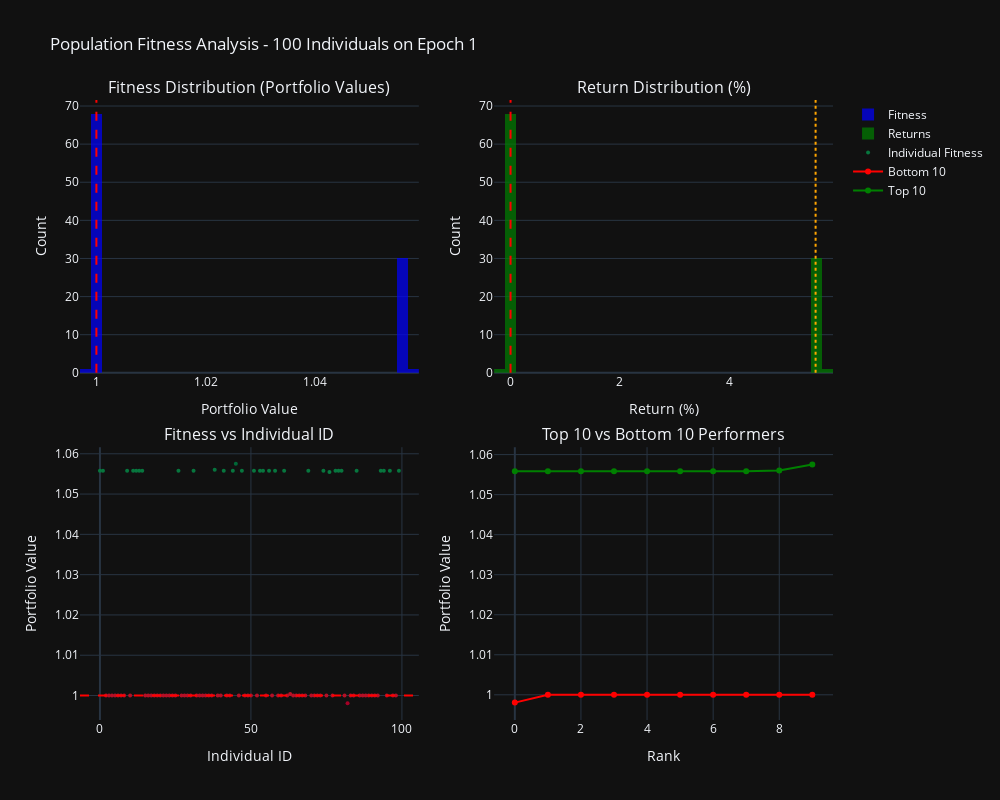

This figure's notebook cell:
### Markdown cell above
## 5. Fitness Distribution Analysis

### Code cell
# Create fitness distribution visualization
fig = make_subplots(
    rows=2, cols=2,
    subplot_titles=[
        'Fitness Distribution (Portfolio Values)',
        'Return Distribution (%)',
        'Fitness vs Individual ID',
        'Top 10 vs Bottom 10 Performers'
    ],
    vertical_spacing=0.12,
    horizontal_spacing=0.1
)

# 1. Fitness histogram
fig.add_trace(
    go.Histogram(
        x=fitness_scores,
        nbinsx=30,
        name='Fitness',
        marker_color='blue',
        opacity=0.7
    ),
    row=1, col=1
)

# Add vertical line at 1.0 (break-even)
fig.add_vline(x=1.0, line_dash="dash", line_color="red", row=1, col=1)

# 2. Returns histogram
fig.add_trace(
    go.Histogram(
        x=returns,
        nbinsx=30,
        name='Returns',
        marker_color='green',
        opacity=0.7
    ),
    row=1, col=2
)

# Add vertical lines at 0% and buy-hold return
fig.add_vline(x=0, line_dash="dash", line_color="red", row=1, col=2)
fig.add_vline(x=buy_hold_return, line_dash="dot", line_color="orange", row=1, col=2)

# 3. Fitness scatter plot
individual_ids = np.arange(POPULATION_SIZE)
fig.add_trace(
    go.Scatter(
        x=individual_ids,
        y=fitness_scores,
        mode='markers',
        name='Individual Fitness',
        marker=dict(color=fitness_scores, colorscale='RdYlGn', size=4)
    ),
    row=2, col=1
)

# Add horizontal line at 1.0
fig.add_hline(y=1.0, line_dash="dash", line_color="red", row=2, col=1)

# 4. Top vs Bottom performers
sorted_indices = np.argsort(fitness_scores)
top_10 = sorted_indices[-10:]
bottom_10 = sorted_indices[:10]

fig.add_trace(
    go.Scatter(
        x=list(range(10)),
        y=fitness_scores[bottom_10],
        mode='markers+lines',
        name='Bottom 10',
        marker=dict(color='red', size=6),
        line=dict(color='red')
    ),
    row=2, col=2
)

fig.add_trace(
    go.Scatter(
        x=list(range(10)),
        y=fitness_scores[top_10],
        mode='markers+lines',
        name='Top 10',
        marker=dict(color='green', size=6),
        line=dict(color='green')
    ),
    row=2, col=2
)

# Update layout
fig.update_xaxes(title_text="Portfolio Value", row=1, col=1)
fig.update_xaxes(title_text="Return (%)", row=1, col=2)
fig.update_xaxes(title_text="Individual ID", row=2, col=1)
fig.update_xaxes(title_text="Rank", row=2, col=2)

fig.update_yaxes(title_text="Count", row=1, col=1)
fig.update_yaxes(title_text="Count", row=1, col=2)
fig.update_yaxes(title_text="Portfolio Value", row=2, col=1)
fig.update_yaxes(title_text="Portfolio Value", row=2, col=2)

fig.update_layout(
    title=f"Population Fitness Analysis - {POPULATION_SIZE} Individuals on Epoch {EPOCH_ID}",
    height=800,
    width=1000,
    showlegend=True
)

fig.show()

### Figure 1 — Plotly figure (JSON) as saved in the notebook; plotly's stock layout.template omitted (floating-point values rounded to 4 significant figures)
{"data": [{"marker": {"color": "blue"}, "name": "Fitness", "nbinsx": 30, "opacity": 0.7, "x": [1.056, 1.056, 1.0, 1.0, 1.0, 1.0, 1.0, 1.0, 1.0, 1.056, 1.0, 1.056, 1.056, 1.056, 1.056, 1.0, 1.0, 1.0, 1.0, 1.0, 1.0, 1.0, 1.0, 1.0, 1.0, 1.0, 1.056, 1.0, 1.0, 1.0, 1.0, 1.056, 1.0, 1.0, 1.0, 1.0, 1.0, 1.0, 1.056, 1.0, 1.0, 1.056, 1.0, 1.0, 1.056, 1.058, 1.0, 1.056, 1.0, 1.0, 1.0, 1.056, 1.0, 1.056, 1.056, 1.0, 1.056, 1.0, 1.056, 1.0, 1.0, 1.056, 1.0, 1.0, 1.0, 1.0, 1.0, 1.0, 1.0, 1.056, 1.0, 1.0, 1.0, 1.0, 1.056, 1.0, 1.055, 1.0, 1.056, 1.056, 1.056, 1.0, 0.998, 1.0, 1.0, 1.056, 1.0, 1.0, 1.0, 1.0, 1.0, 1.0, 1.0, 1.056, 1.056, 1.0, 1.056, 1.0, 1.0, 1.056], "type": "histogram", "xaxis": "x", "yaxis": "y"}, {"marker": {"color": "green"}, "name": "Returns", "nbinsx": 30, "opacity": 0.7, "x": [5.582, 5.582, 0.0, 0.0, 0.0, 0.0, 0.0, 0.0, 0.0, 5.582, 0.0, 5.582, 5.582, 5.582, 5.582, 0.0, 0.0, 0.0, 0.0, 0.0, 0.0, 0.0, 0.0, 0.0, 0.0, 0.0, 5.582, 0.0, 0.0, 0.0, 0.0, 5.582, 0.0, 0.0, 0.0, 0.0, 0.0, 0.0, 5.606, 0.0, 0.0, 5.582, 0.0, 0.0, 5.582, 5.751, 0.0, 5.582, 0.0, 0.0, 0.0, 5.582, 0.0, 5.582, 5.582, 0.0, 5.582, 0.0, 5.582, 0.0, 0.0, 5.582, 0.0, 0.03453, 0.0, 0.0, 0.0, 0.0, 0.0, 5.582, 0.0, 0.0, 0.0, 0.0, 5.582, 0.0, 5.545, 0.0, 5.582, 5.582, 5.582, 0.0, -0.195, 0.0, 0.0, 5.582, 0.0, 0.0, 0.0, 0.0, 0.0, 0.0, 0.0, 5.582, 5.582, 0.0, 5.582, 0.0, 0.0, 5.582], "type": "histogram", "xaxis": "x2", "yaxis": "y2"}, {"marker": {"color": [1.056, 1.056, 1.0, 1.0, 1.0, 1.0, 1.0, 1.0, 1.0, 1.056, 1.0, 1.056, 1.056, 1.056, 1.056, 1.0, 1.0, 1.0, 1.0, 1.0, 1.0, 1.0, 1.0, 1.0, 1.0, 1.0, 1.056, 1.0, 1.0, 1.0, 1.0, 1.056, 1.0, 1.0, 1.0, 1.0, 1.0, 1.0, 1.056, 1.0, 1.0, 1.056, 1.0, 1.0, 1.056, 1.058, 1.0, 1.056, 1.0, 1.0, 1.0, 1.056, 1.0, 1.056, 1.056, 1.0, 1.056, 1.0, 1.056, 1.0, 1.0, 1.056, 1.0, 1.0, 1.0, 1.0, 1.0, 1.0, 1.0, 1.056, 1.0, 1.0, 1.0, 1.0, 1.056, 1.0, 1.055, 1.0, 1.056, 1.056, 1.056, 1.0, 0.998, 1.0, 1.0, 1.056, 1.0, 1.0, 1.0, 1.0, 1.0, 1.0, 1.0, 1.056, 1.056, 1.0, 1.056, 1.0, 1.0, 1.056], "colorscale": [[0.0, "rgb(165,0,38)"], [0.1, "rgb(215,48,39)"], [0.2, "rgb(244,109,67)"], [0.3, "rgb(253,174,97)"], [0.4, "rgb(254,224,139)"], [0.5, "rgb(255,255,191)"], [0.6, "rgb(217,239,139)"], [0.7, "rgb(166,217,106)"], [0.8, "rgb(102,189,99)"], [0.9, "rgb(26,152,80)"], [1.0, "rgb(0,104,55)"]], "size": 4}, "mode": "markers", "name": "Individual Fitness", "x": [0, 1, 2, 3, 4, 5, 6, 7, 8, 9, 10, 11, 12, 13, 14, 15, 16, 17, 18, 19, 20, 21, 22, 23, 24, 25, 26, 27, 28, 29, 30, 31, 32, 33, 34, 35, 36, 37, 38, 39, 40, 41, 42, 43, 44, 45, 46, 47, 48, 49, 50, 51, 52, 53, 54, 55, 56, 57, 58, 59, 60, 61, 62, 63, 64, 65, 66, 67, 68, 69, 70, 71, 72, 73, 74, 75, 76, 77, 78, 79, 80, 81, 82, 83, 84, 85, 86, 87, 88, 89, 90, 91, 92, 93, 94, 95, 96, 97, 98, 99], "y": [1.056, 1.056, 1.0, 1.0, 1.0, 1.0, 1.0, 1.0, 1.0, 1.056, 1.0, 1.056, 1.056, 1.056, 1.056, 1.0, 1.0, 1.0, 1.0, 1.0, 1.0, 1.0, 1.0, 1.0, 1.0, 1.0, 1.056, 1.0, 1.0, 1.0, 1.0, 1.056, 1.0, 1.0, 1.0, 1.0, 1.0, 1.0, 1.056, 1.0, 1.0, 1.056, 1.0, 1.0, 1.056, 1.058, 1.0, 1.056, 1.0, 1.0, 1.0, 1.056, 1.0, 1.056, 1.056, 1.0, 1.056, 1.0, 1.056, 1.0, 1.0, 1.056, 1.0, 1.0, 1.0, 1.0, 1.0, 1.0, 1.0, 1.056, 1.0, 1.0, 1.0, 1.0, 1.056, 1.0, 1.055, 1.0, 1.056, 1.056, 1.056, 1.0, 0.998, 1.0, 1.0, 1.056, 1.0, 1.0, 1.0, 1.0, 1.0, 1.0, 1.0, 1.056, 1.056, 1.0, 1.056, 1.0, 1.0, 1.056], "type": "scatter", "xaxis": "x3", "yaxis": "y3"}, {"line": {"color": "red"}, "marker": {"color": "red", "size": 6}, "mode": "markers+lines", "name": "Bottom 10", "x": [0, 1, 2, 3, 4, 5, 6, 7, 8, 9], "y": [0.998, 1.0, 1.0, 1.0, 1.0, 1.0, 1.0, 1.0, 1.0, 1.0], "type": "scatter", "xaxis": "x4", "yaxis": "y4"}, {"line": {"color": "green"}, "marker": {"color": "green", "size": 6}, "mode": "markers+lines", "name": "Top 10", "x": [0, 1, 2, 3, 4, 5, 6, 7, 8, 9], "y": [1.056, 1.056, 1.056, 1.056, 1.056, 1.056, 1.056, 1.056, 1.056, 1.058], "type": "scatter", "xaxis": "x4", "yaxis": "y4"}], "layout": {"xaxis": {"anchor": "y", "domain": [0.0, 0.45], "title": {"text": "Portfolio Value"}}, "yaxis": {"anchor": "x", "domain": [0.56, 1.0], "title": {"text": "Count"}}, "xaxis2": {"anchor": "y2", "domain": [0.55, 1.0], "title": {"text": "Return (%)"}}, "yaxis2": {"anchor": "x2", "domain": [0.56, 1.0], "title": {"text": "Count"}}, "xaxis3": {"anchor": "y3", "domain": [0.0, 0.45], "title": {"text": "Individual ID"}}, "yaxis3": {"anchor": "x3", "domain": [0.0, 0.44], "title": {"text": "Portfolio Value"}}, "xaxis4": {"anchor": "y4", "domain": [0.55, 1.0], "title": {"text": "Rank"}}, "yaxis4": {"anchor": "x4", "domain": [0.0, 0.44], "title": {"text": "Portfolio Value"}}, "annotations": [{"font": {"size": 16}, "showarrow": false, "text": "Fitness Distribution (Portfolio Values)", "x": 0.225, "xanchor": "center", "xref": "paper", "y": 1.0, "yanchor": "bottom", "yref": "paper"}, {"font": {"size": 16}, "showarrow": false, "text": "Return Distribution (%)", "x": 0.775, "xanchor": "center", "xref": "paper", "y": 1.0, "yanchor": "bottom", "yref": "paper"}, {"font": {"size": 16}, "showarrow": false, "text": "Fitness vs Individual ID", "x": 0.225, "xanchor": "center", "xref": "paper", "y": 0.44, "yanchor": "bottom", "yref": "paper"}, {"font": {"size": 16}, "showarrow": false, "text": "Top 10 vs Bottom 10 Performers", "x": 0.775, "xanchor": "center", "xref": "paper", "y": 0.44, "yanchor": "bottom", "yref": "paper"}], "shapes": [{"line": {"color": "red", "dash": "dash"}, "type": "line", "x0": 1.0, "x1": 1.0, "xref": "x", "y0": 0, "y1": 1, "yref": "y domain"}, {"line": {"color": "red", "dash": "dash"}, "type": "line", "x0": 0, "x1": 0, "xref": "x2", "y0": 0, "y1": 1, "yref": "y2 domain"}, {"line": {"color": "orange", "dash": "dot"}, "type": "line", "x0": 5.582, "x1": 5.582, "xref": "x2", "y0": 0, "y1": 1, "yref": "y2 domain"}, {"line": {"color": "red", "dash": "dash"}, "type": "line", "x0": 0, "x1": 1, "xref": "x3 domain", "y0": 1.0, "y1": 1.0, "yref": "y3"}], "title": {"text": "Population Fitness Analysis - 100 Individuals on Epoch 1"}, "height": 800, "width": 1000, "showlegend": true}}
